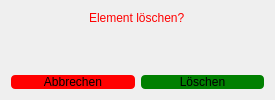
<?xml version="1.0" encoding="UTF-8"?>
<ui version="4.0">
 <class>DeleteDialog</class>
 <widget class="QDialog" name="DeleteDialog">
  <property name="windowModality">
   <enum>Qt::WindowModality::WindowModal</enum>
  </property>
  <property name="geometry">
   <rect>
    <x>0</x>
    <y>0</y>
    <width>275</width>
    <height>100</height>
   </rect>
  </property>
  <property name="sizePolicy">
   <sizepolicy hsizetype="Fixed" vsizetype="Fixed">
    <horstretch>0</horstretch>
    <verstretch>0</verstretch>
   </sizepolicy>
  </property>
  <property name="minimumSize">
   <size>
    <width>275</width>
    <height>100</height>
   </size>
  </property>
  <property name="maximumSize">
   <size>
    <width>275</width>
    <height>100</height>
   </size>
  </property>
  <property name="windowTitle">
   <string>Planet löschen?</string>
  </property>
  <layout class="QVBoxLayout" name="verticalLayout_2">
   <item>
    <layout class="QVBoxLayout" name="verticalLayout">
     <item alignment="Qt::AlignmentFlag::AlignHCenter">
      <widget class="QLabel" name="labelDelete">
       <property name="styleSheet">
        <string notr="true">color: red;</string>
       </property>
       <property name="text">
        <string>Element löschen?</string>
       </property>
      </widget>
     </item>
     <item>
      <spacer name="verticalSpacer_2">
       <property name="orientation">
        <enum>Qt::Orientation::Vertical</enum>
       </property>
       <property name="sizeHint" stdset="0">
        <size>
         <width>20</width>
         <height>40</height>
        </size>
       </property>
      </spacer>
     </item>
     <item>
      <layout class="QHBoxLayout" name="horizontalLayout">
       <item>
        <widget class="QPushButton" name="pushDiscard">
         <property name="styleSheet">
          <string notr="true">QPushButton{
	background-color: red;
	border-radius: 4px;
}

QPushButton:pressed{
	background-color: rgb(150, 20, 0);
}</string>
         </property>
         <property name="text">
          <string>Abbrechen</string>
         </property>
        </widget>
       </item>
       <item>
        <widget class="QPushButton" name="pushAccept">
         <property name="styleSheet">
          <string notr="true">QPushButton{
	background-color: green;
	border-radius: 4px;
}

QPushButton:pressed{
	background-color: rgb(20, 150, 0);
}</string>
         </property>
         <property name="text">
          <string>Löschen</string>
         </property>
        </widget>
       </item>
      </layout>
     </item>
    </layout>
   </item>
  </layout>
 </widget>
 <resources/>
 <connections/>
</ui>
